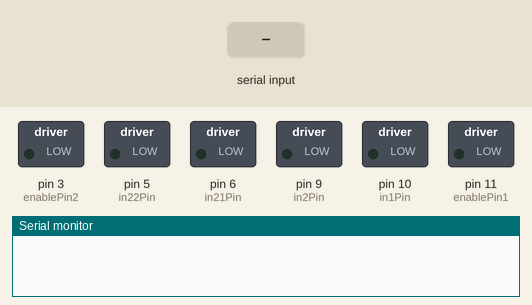
Simulated run of this sketch. Board: Arduino Uno, built with avr-gcc and run on an emulated ATmega328P. On the bench: switched loads named in the sketch (green lamp = pin HIGH), the last lines printed to the serial monitor. The test bench sets the inputs (shaded band).

Above: at 1.2 s.
1.3 s: "f" received over Serial
At 1.8 s:
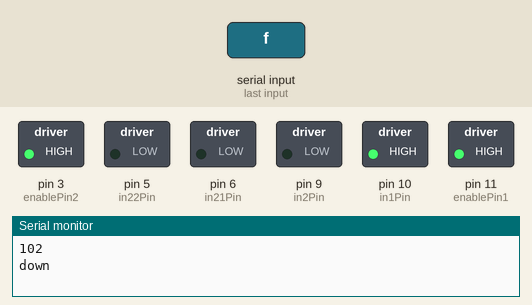
2.8 s: "e" received over Serial
At 4.0 s:
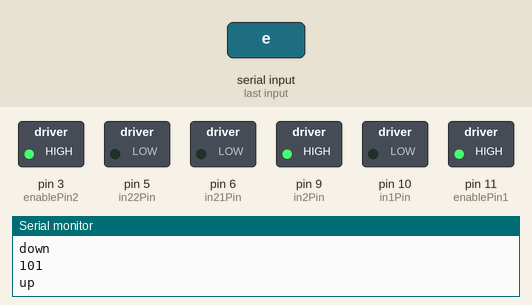
4.3 s: "g" received over Serial
At 5.2 s:
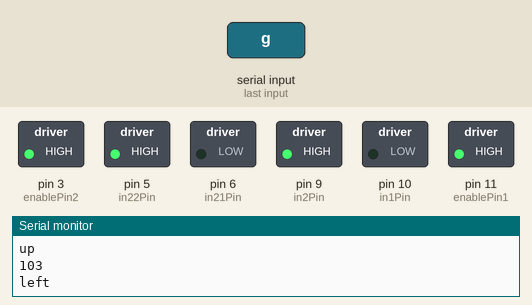
5.8 s: "i" received over Serial
At 6.4 s:
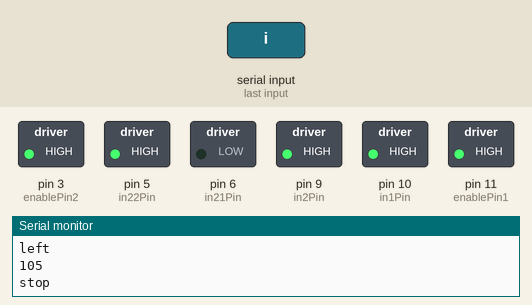
7.3 s: "1" received over Serial
At 8.5 s:
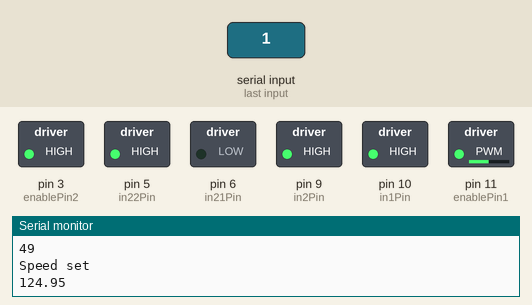
8.8 s: "h" received over Serial
At 9.9 s:
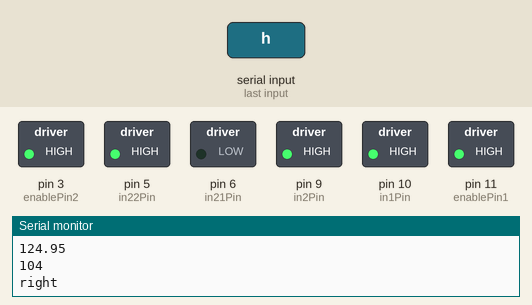
Timing chart, 0 to 11.3 s (numbered marks = the images above; inputs shaded):
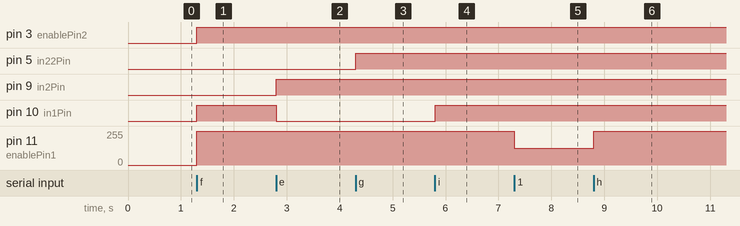

The sketch:

Arduino_final.ino
```cpp
/*
ARDUINO CODE FOR DC CAR
DC TEAM JOEL,JITHIN,STEVE
*/

int enablePin1 = 11;
int enablePin2 = 3;

int in1Pin = 10;
int in2Pin = 9;

int in21Pin = 6;
int in22Pin = 5;


void setup()
{
  Serial.begin(9600);
  pinMode(enablePin1, OUTPUT);
  pinMode(enablePin2, OUTPUT);

  pinMode(in1Pin, OUTPUT);
  pinMode(in2Pin, OUTPUT);

  pinMode(in21Pin, OUTPUT);
  pinMode(in22Pin, OUTPUT);


}

void loop()
{

  int speed = 255;

  if(Serial.available())
  {
   int val = Serial.read();
   analogWrite(enablePin2, speed);
   analogWrite(enablePin1, speed);
   setMotor(speed,val);

  }


}

void setMotor(int speed,int val)
{

  Serial.println(val);

if(val<=100)
{

Serial.println("Speed set");
float s = ((float)val/100)*speed;
analogWrite(enablePin1, s);
Serial.println(s);
}

if(val==102)
{
  Serial.println("down");
  digitalWrite(in1Pin,HIGH);
  digitalWrite(in2Pin,LOW);
}
if(val==101)
{
  Serial.println("up");

  digitalWrite(in1Pin,LOW);
  digitalWrite(in2Pin,HIGH);

}
if(val==103)
{
  Serial.println("left");
  digitalWrite(in22Pin,HIGH);
  digitalWrite(in21Pin,LOW);
}
if(val==104)
{
  Serial.println("right");
  digitalWrite(in21Pin,LOW);
  digitalWrite(in22Pin,HIGH);

}
if(val==105)
{
  Serial.println("stop");
  digitalWrite(in1Pin,HIGH);
  digitalWrite(in2Pin,HIGH);

}

}
```

Measured:
- after the input at 1.3 s, pin 3 (enablePin2), pin 10 (in1Pin): LOW → HIGH at once; pin 11 (enablePin1): 0/255 → 255/255 at once
- after the input at 2.8 s, pin 9 (in2Pin): LOW → HIGH at once; pin 10 (in1Pin): HIGH → LOW at once
- after the input at 4.3 s, pin 5 (in22Pin): LOW → HIGH at once
- after the input at 5.8 s, pin 10 (in1Pin): LOW → HIGH at once
- after the input at 7.3 s, pin 11 (enablePin1): 255/255 → 124/255 at once
- after the input at 8.8 s, pin 11 (enablePin1): 124/255 → 255/255 at once
